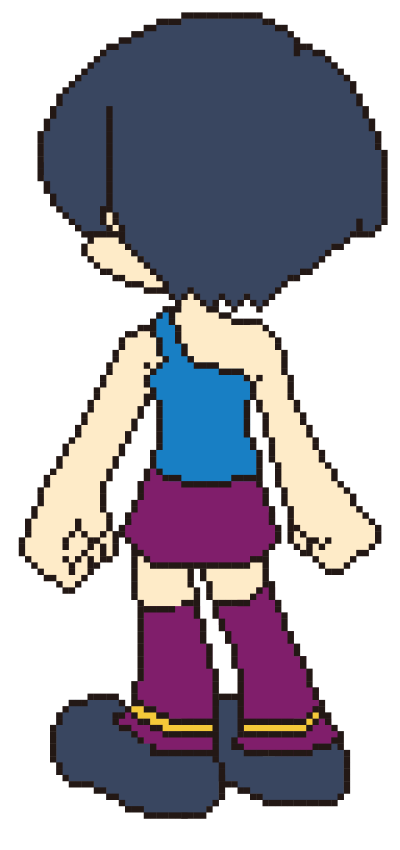
#> input picture art/reference/an_nw.png, 800 x 1700 px (shown at 1/2 size)
$ python extract_sprites.py
#> lines starting #> are read from the running program, lines starting #| are printed output that depends on the picture
"""参考画像から、ゲームで使う 1ドット＝1px の画像を起こす。

- キャラと床：1ドットが 12.5px（キャラ）/ 10px（床）で描かれている。
  各マスの中央付近で一番多い色をそのマスの色とする。
- タイトル：ぼかしの入った線画を画面（480×320）に合わせて縮め、2値化して1px幅の線にする。
  手描きのメニュー文字はゲーム側で描くので消す。

    pip install pillow
    python3 tools/extract_sprites.py

入力: art/reference/*.png   出力: assets/img/*.png
"""
from collections import Counter
from pathlib import Path

from PIL import Image, ImageDraw

ROOT = Path(__file__).resolve().parent.parent
REF = ROOT / "art" / "reference"
OUT = ROOT / "assets" / "img"

# 出力名: (参考画像, 1ドットの大きさ, 幅, 高さ)
# 主人公の手前向き（an_sw・an_se と an_idle_sw・an_idle_se）は描いた本番の絵に差し替えたので、ここでは作らない（上書きしない）
JOBS = {
    "an_nw": ("an_nw.png", 12.5, 64, 136),
    "an_ne": ("an_ne.png", 12.5, 64, 136),
    "floor_block": ("floor_block.png", 10.0, 80, 80),
}


def extract(src: Path, cell: float, w: int, h: int) -> Image.Image:
#> called with cell = 12.5, w = 64, h = 136
    rgba = Image.open(src).convert("RGBA")
#> rgba is the input picture: PIL image 800x1700 RGBA; mean R, G, B, A 167, 162.9, 173.6, 140.1
    px = rgba.load()
    out = Image.new("RGBA", (w, h))
#> out: PIL image 64x136 RGBA; every value is 0
    dst = out.load()
    for cy in range(h):
        for cx in range(w):
            x0, x1 = int(cx * cell + cell * 0.3), int(cx * cell + cell * 0.7) + 1
            y0, y1 = int(cy * cell + cell * 0.3), int(cy * cell + cell * 0.7) + 1
            votes = Counter()
            for y in range(y0, min(y1, rgba.height)):
                for x in range(x0, min(x1, rgba.width)):
                    r, g, b, a = px[x, y]
                    votes[(r, g, b, 255) if a >= 128 else (0, 0, 0, 0)] += 1
            dst[cx, cy] = votes.most_common(1)[0][0]
    return out


# タイトル：(参考画像, 縮小率, 左から切る幅, 線とみなす濃さ, 消す範囲)
TITLE = {
    "src": "title.png",
    "size": (480, 320),
    "scale": 0.54,
    "crop_left": 12,
    "threshold": 70,
    "erase": [(0, 0, 927, 5), (0, 524, 927, 526), (592, 288, 782, 398)],
    "line": (58, 44, 36, 255),
}


def extract_title(t: dict) -> Image.Image:
    gray = Image.open(REF / t["src"]).convert("L")
    ink = gray.point(lambda v: 255 - v)
    draw = ImageDraw.Draw(ink)
    for box in t["erase"]:
        draw.rectangle((box[0], box[1], box[2] - 1, box[3] - 1), fill=0)
    w, h = round(ink.width * t["scale"]), round(ink.height * t["scale"])
    small = ink.resize((w, h), Image.BOX).point(lambda v: 255 if v > t["threshold"] else 0)
    W, H = t["size"]
    out = Image.new("RGBA", (W, H))
    line = Image.new("RGBA", (W, H), t["line"])
    mask = Image.new("L", (W, H))
    mask.paste(small.crop((t["crop_left"], max(0, h - H), t["crop_left"] + W, h)), (0, max(0, H - h)))
    out.paste(line, (0, 0), mask)
    return out


def main() -> None:
    OUT.mkdir(parents=True, exist_ok=True)
    for name, (src, cell, w, h) in JOBS.items():
        img = extract(REF / src, cell, w, h)
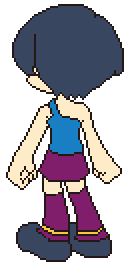
#> img: PIL image 64x136 RGBA (shown 2 times larger); mean R, G, B, A 52.8, 48.6, 59.4, 139.9; transparent parts drawn white
        img.save(OUT / f"{name}.png", optimize=True)
        colors = sum(1 for _, c in img.getcolors(maxcolors=w * h) if c[3])
#> colors = 6
        print(f"{name}.png  {w}x{h}  {colors} colors")
#| an_nw.png  64x136  6 colors
#> pass 2 of the loop in main, `for name, (src, cell, w, h) in JOBS.items():`:
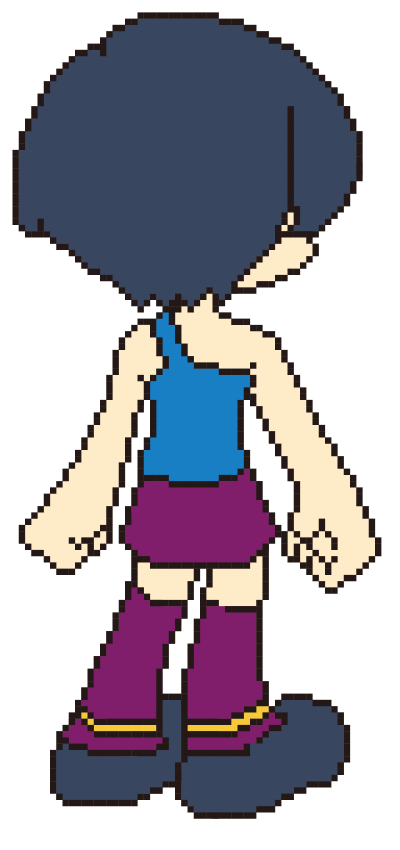
#> input picture art/reference/an_ne.png, 800 x 1700 px (shown at 1/2 size)
#> in extract, rgba is the input picture: PIL image 800x1700 RGBA; mean R, G, B, A 167, 162.9, 173.6, 140.1
#> in main, `img = extract(REF / src, cell, w, h)`:
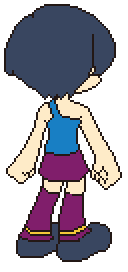
#> img: PIL image 64x136 RGBA (shown 2 times larger); mean R, G, B, A 52.8, 48.6, 59.4, 139.9; transparent parts drawn white
#| an_ne.png  64x136  6 colors
#> pass 3 of the loop in main, `for name, (src, cell, w, h) in JOBS.items():`:
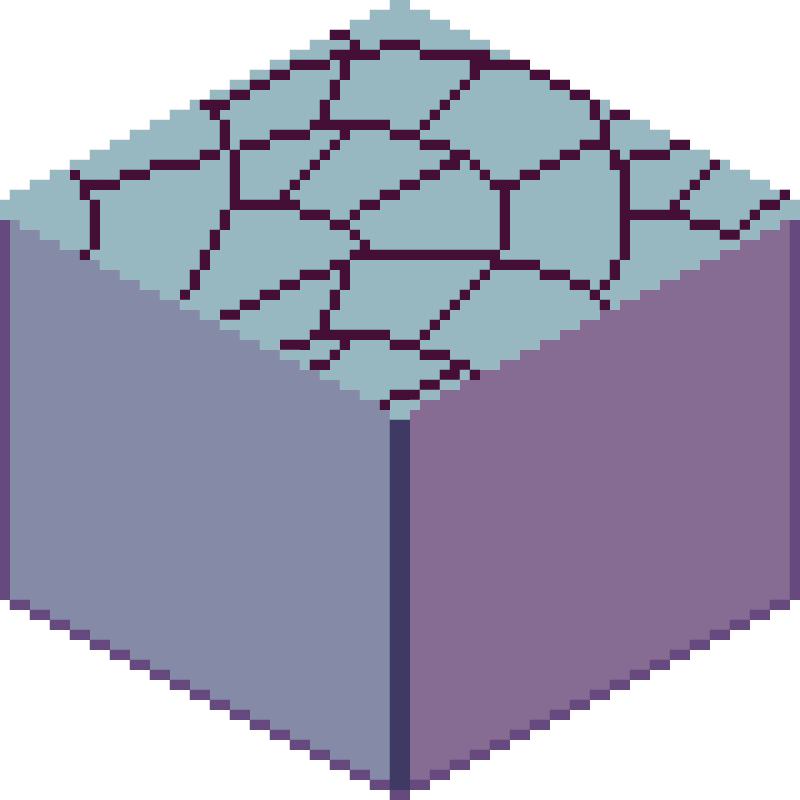
#> input picture art/reference/floor_block.png, 800 x 800 px
#> in extract, rgba is the input picture: PIL image 800x800 RGBA; mean R, G, B, A 162.7, 161.9, 182.4, 191.4
#> out: PIL image 80x80 RGBA; every value is 0
#> in main, `img = extract(REF / src, cell, w, h)`:
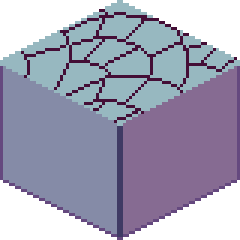
#> img: PIL image 80x80 RGBA (shown 3 times larger); mean R, G, B, A 99.3, 98.6, 119, 191.2; transparent parts drawn white
#| floor_block.png  80x80  6 colors
    title = extract_title(TITLE)
    title.save(OUT / "title.png", optimize=True)
    print(f"title.png  {title.width}x{title.height}")


if __name__ == "__main__":
#> (the run stopped early here; a loop or call above may not have finished)
